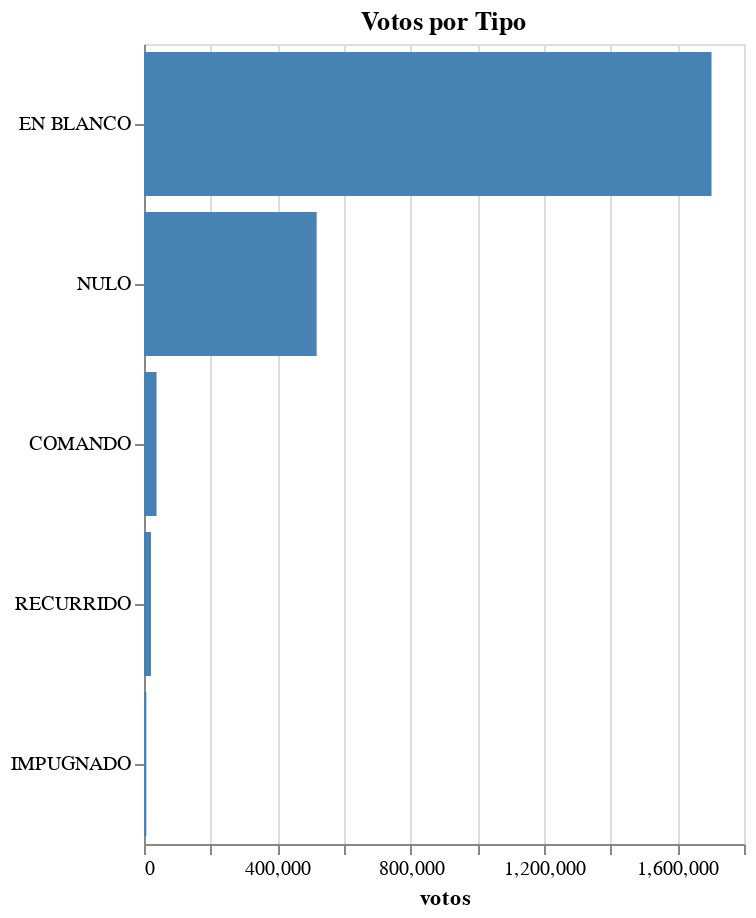

Source (notebook cell):
### Code cell
# ¿Por que razones el voto no sumo a ningun partido?

no_positivos = duckdb.sql("""
    SELECT votos_tipo, SUM(votos_cantidad) AS votos 
    FROM read_parquet('ResultadosElectorales_*.parquet') 
    WHERE cargo_id = 1 AND votos_tipo != 'POSITIVO'
    GROUP BY 1
""").df()
no_positivos

chart = alt.Chart(no_positivos).mark_bar(color='steelblue').encode(
    y=alt.Y('votos_tipo:N', sort='-x', title=None),
    x='votos:Q'
).properties(
    title='Votos por Tipo',
    height=400
)

chart

### Figure 1 — Vega-Lite specification as saved in the notebook (floating-point values rounded to 4 significant figures)
{"config": {"view": {"continuousWidth": 300, "continuousHeight": 300}}, "data": {"name": "data-52cd277c29a435a0b2c5ec67d7e80313"}, "mark": {"type": "bar", "color": "steelblue"}, "encoding": {"x": {"field": "votos", "type": "quantitative"}, "y": {"field": "votos_tipo", "sort": "-x", "title": null, "type": "nominal"}}, "height": 400, "title": "Votos por Tipo", "$schema": "https://vega.github.io/schema/vega-lite/v5.15.1.json", "datasets": {"data-52cd277c29a435a0b2c5ec67d7e80313": [{"votos_tipo": "IMPUGNADO", "votos": 7106.0}, {"votos_tipo": "NULO", "votos": 517900.0}, {"votos_tipo": "EN BLANCO", "votos": 1703000.0}, {"votos_tipo": "RECURRIDO", "votos": 20950.0}, {"votos_tipo": "COMANDO", "votos": 37720.0}]}}
